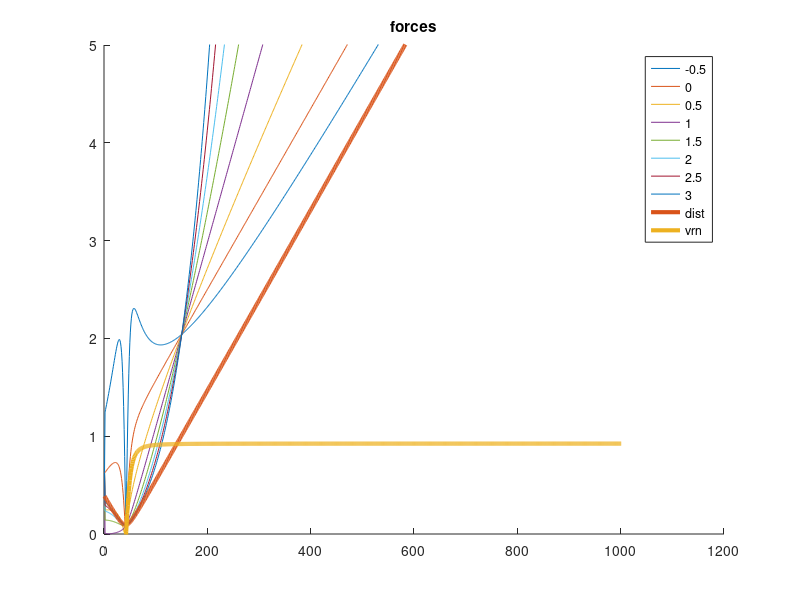

Write MATLAB code to recreate this figure.
clear all
close all
n_particles = 2;
t_max = 10;
dt = 0.01;
t_durn = 0:dt:t_max;

% order of penetration
order =  1;

% particle params
m = 1;
k=1;
damping_frac = 0.8;
R = 1;

% initial vals
x = zeros(n_particles,length(t_durn));
y = zeros(n_particles,length(t_durn));

vx = zeros(n_particles,length(t_durn));
vy = zeros(n_particles,length(t_durn));

vrn_vec = zeros(1,length(t_durn));

force_e_x = zeros(1,length(t_durn));
force_e_y = zeros(1,length(t_durn));

force_d_x = zeros(1,length(t_durn));
force_d_y = zeros(1,length(t_durn));

% intialise
x(1,1) = rand;
x(2,1) = rand;

y(1,1) = rand;
y(2,1) = rand;

d = sqrt( (x(1,1) - x(2,1))^2  +  (y(1,1) - y(2,1))^2 );
if d >= 2*R
    while d > 2*R
        x(1,1) = rand;
        x(2,1) = rand;
        
        y(1,1) = rand;
        y(2,1) = rand;
        
        d = sqrt( (x(1,1) - x(2,1))^2  +  (y(1,1) - y(2,1))^2 );
    end
end

vx(1,1) = rand;
vx(2,1) = rand;

vy(1,1) = rand;
vy(2,1) = rand;
    t=2;
    d = sqrt( (x(1,t-1) - x(2,t-1))^2  +  (y(1,t-1) - y(2,t-1))^2 );
    force_e = k*(d^order);
    dx = ( x(1,t-1) - x(2,t-1) );
    dy = ( y(1,t-1) - y(2,t-1) );
    force_e_x(t-1) = force_e*(abs(dx)/d);
    force_e_y(t-1) = force_e*(abs(dy)/d);

    v1x = vx(1,t-1);
    v1y = vy(1,t-1);

    v2x = vx(2,t-1);
    v2y = vy(2,t-1);

    unit_vec = [dx, dy]./d;
    v1n = v1x*unit_vec(1) + v1y*unit_vec(2);
    v2n = v2x*unit_vec(1) + v2y*unit_vec(2);
    vrn = v1n - v2n;
    vrn_vec(t-1) = vrn;

    force_d = damping_frac*sqrt(2*m*k)*vrn;
    force_d_x(t-1) = force_d*(abs(dx)/d);
    force_d_y(t-1) = force_d*(abs(dy)/d);
figure
hold on
 for order=-0.5:0.5:3
 
 for t=2:length(t_durn)
    d = sqrt( (x(1,t-1) - x(2,t-1))^2  +  (y(1,t-1) - y(2,t-1))^2 );
   
    force_e = k*d;
    dx = ( x(1,t-1) - x(2,t-1) );
    dy = ( y(1,t-1) - y(2,t-1) );
    force_e_x(t) = force_e*(abs(dx)/d);
    force_e_y(t) = force_e*(abs(dy)/d);


    v1x = vx(1,t-1);
    v1y = vy(1,t-1);

    v2x = vx(2,t-1);
    v2y = vy(2,t-1);

    unit_vec = [dx, dy]./d;
    v1n = v1x*unit_vec(1) + v1y*unit_vec(2);
    v2n = v2x*unit_vec(1) + v2y*unit_vec(2);
    vrn = v1n - v2n;
    vrn_vec(t) = vrn;
%     force_d = damping_frac*sqrt(2*m*k)*vrn;
% according to other paper, so that penetration power can be kept at both
% terms
    force_d = damping_frac*(d^order)*sqrt(2*m*k)*vrn;
    force_d_x(t) = force_d*(abs(dx)/d);
    force_d_y(t) = force_d*(abs(dy)/d);

    for n=1:n_particles
        vx(n,t) =  vx(n,t-1)+ (  (-1^n)*(force_e_x(t) + force_d_x(t))/m   )*dt;
        vy(n,t) =  vy(n,t-1) + (  (-1^n)*(force_e_y(t) + force_d_y(t))/m   )*dt;
    end
    
    for n=1:n_particles
        x(n,t) = x(n,t-1) + vx(n,t)*dt;
        y(n,t) = y(n,t-1) + vy(n,t)*dt;
    end
 end % t
 plot(sqrt( (force_e_x + force_d_x).^2 + (force_e_y + force_d_y).^2  ))
 
 end% end of order
    plot( sqrt( (x(1,:)-x(2,:)).^2 + (y(1,:)-y(2,:)).^2 ), 'LineWidth',3 )
    plot(vrn_vec,'LineWidth',3)

    legend([strsplit(num2str(-0.5:0.5:3)), 'dist', 'vrn'])
    ylim([0, 5])
%     xlim([0. 5])
    title('forces')
    hold off

    

 